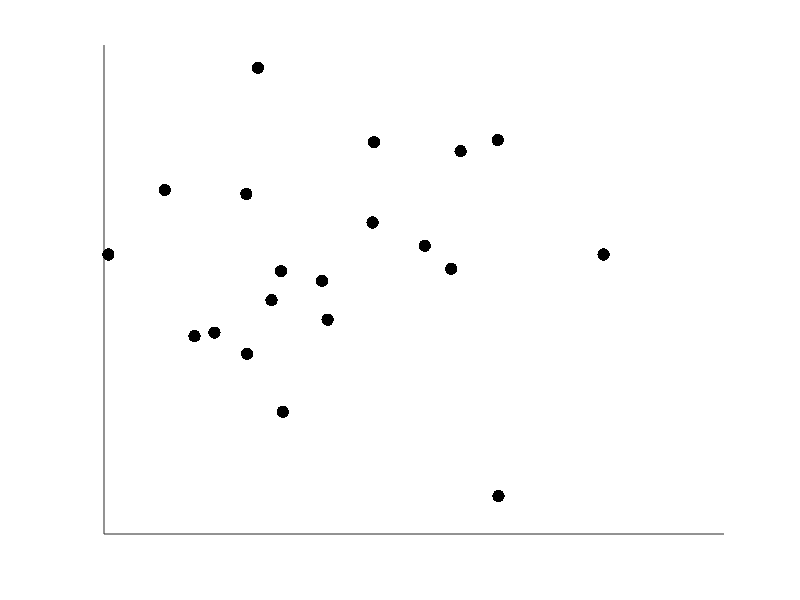
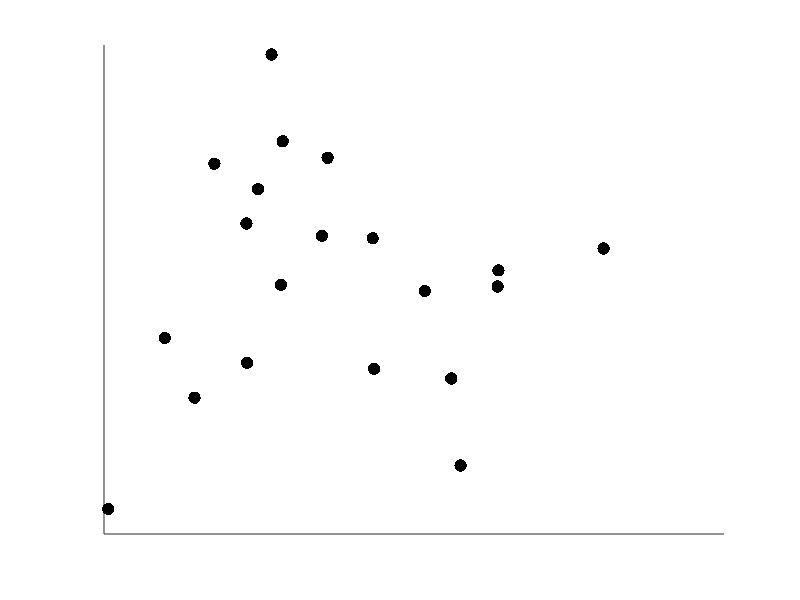
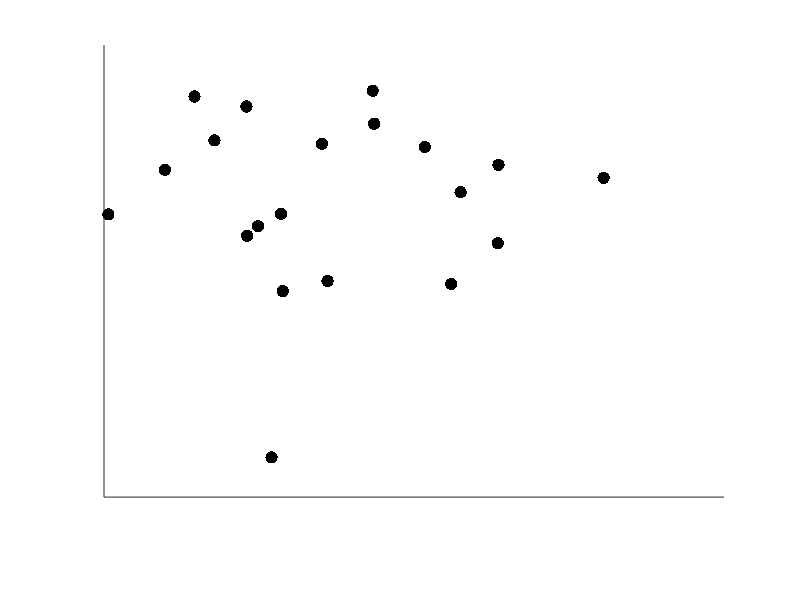
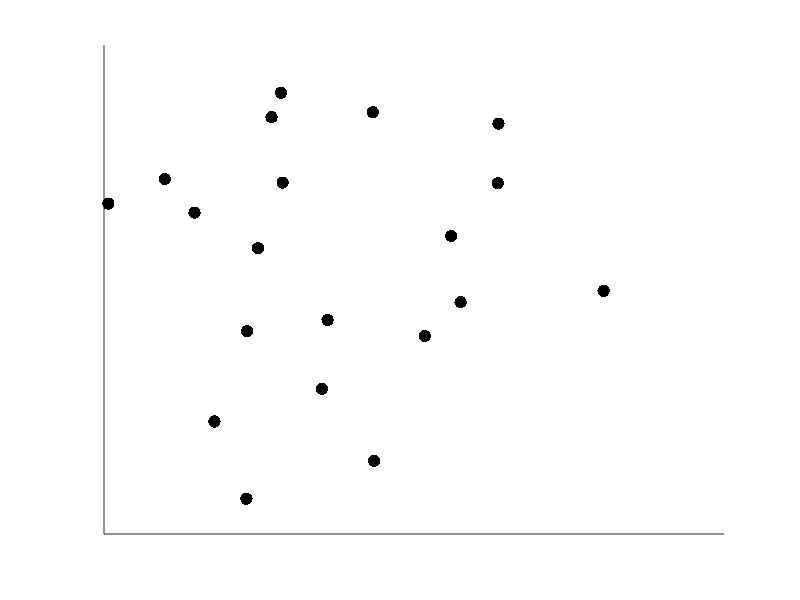

Here is the MATLAB script that generated these plots, in order:
load pos_scatters.mat

for c = 1:1:length(pos_scatters.target_corr_values)
    for exp = 1:1:size(pos_scatters.ys,2)
        figure('Position',[100 100 800 760]);% roughly the same height and width for scatter plot on my laptop
        scatter(pos_scatters.x,squeeze(pos_scatters.ys(c,exp,:)),80,[0 0 0],'filled')
        set(gca,'xticklabel',[] );
        set(gca,'yticklabel',[] );
        set(gca,'xtick',[] );
        set(gca,'ytick',[] );
        filename = ['pos_scatter_',num2str(c),'_',num2str(exp)];

        saveas(gcf,filename,'png')
        close all

    end
end
clear pos_scatters

